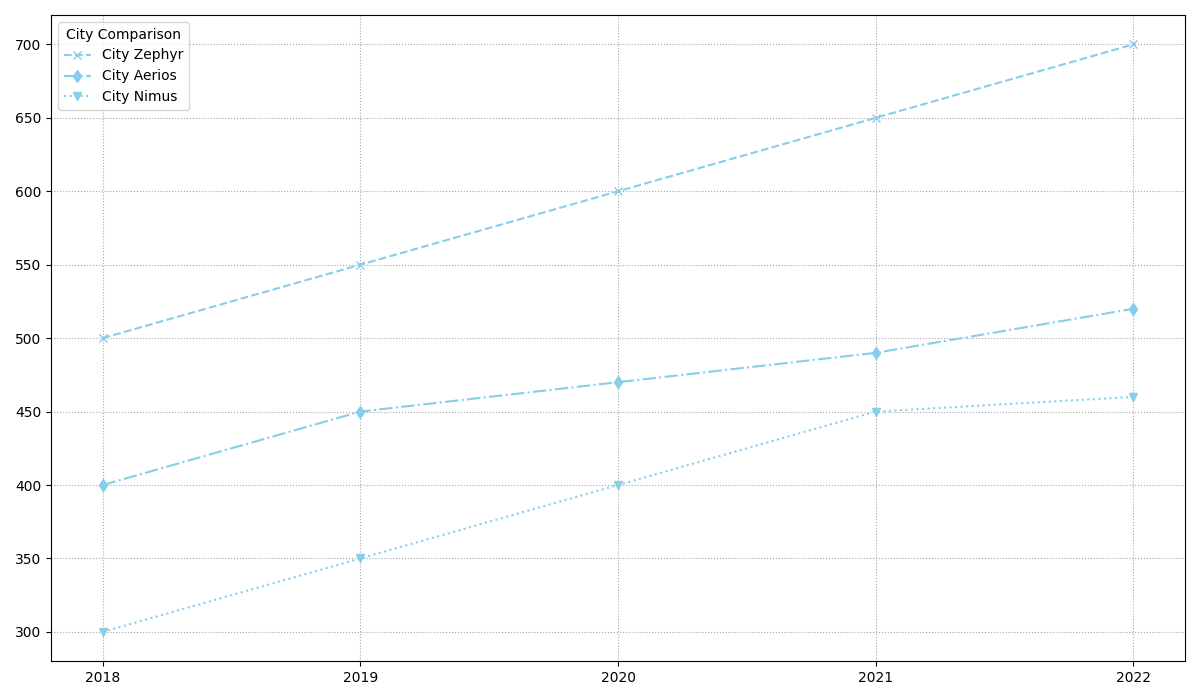

Source code (Python):
import matplotlib.pyplot as plt
import numpy as np

years = np.array([2018, 2019, 2020, 2021, 2022])
city_zephyr = np.array([500, 550, 600, 650, 700])
city_aerios = np.array([400, 450, 470, 490, 520])
city_nimus = np.array([300, 350, 400, 450, 460])

fig, ax = plt.subplots(figsize=(12, 7))

# Apply a single color 'skyblue' consistently across all data groups
ax.plot(years, city_zephyr, marker='x', linestyle='--', color='skyblue', label='City Zephyr')
ax.plot(years, city_aerios, marker='d', linestyle='-.', color='skyblue', label='City Aerios')
ax.plot(years, city_nimus, marker='v', linestyle=':', color='skyblue', label='City Nimus')

ax.set_xticks(years)
ax.grid(True, linestyle=':', color='gray', alpha=0.7)

ax.legend(title='City Comparison', fontsize=10, loc='upper left')

plt.tight_layout()
plt.show()
